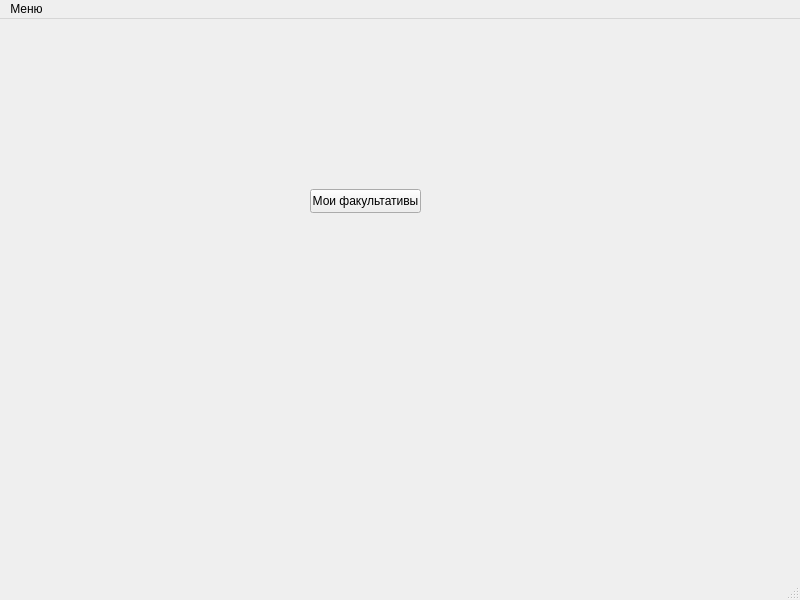
<?xml version="1.0" encoding="UTF-8"?>
<ui version="4.0">
 <class>TeacherWindow</class>
 <widget class="QMainWindow" name="TeacherWindow">
  <property name="geometry">
   <rect>
    <x>0</x>
    <y>0</y>
    <width>800</width>
    <height>600</height>
   </rect>
  </property>
  <property name="windowTitle">
   <string>TeacherWindow</string>
  </property>
  <widget class="QWidget" name="centralwidget">
   <widget class="QPushButton" name="pushButton">
    <property name="geometry">
     <rect>
      <x>310</x>
      <y>170</y>
      <width>111</width>
      <height>24</height>
     </rect>
    </property>
    <property name="text">
     <string>Мои факультативы</string>
    </property>
   </widget>
  </widget>
  <widget class="QMenuBar" name="menubar">
   <property name="geometry">
    <rect>
     <x>0</x>
     <y>0</y>
     <width>800</width>
     <height>21</height>
    </rect>
   </property>
   <widget class="QMenu" name="menu">
    <property name="title">
     <string>Меню</string>
    </property>
    <addaction name="actionChangeUser"/>
   </widget>
   <addaction name="menu"/>
  </widget>
  <widget class="QStatusBar" name="statusbar"/>
  <action name="actionChangeUser">
   <property name="text">
    <string>Сменить пользователя</string>
   </property>
  </action>
 </widget>
 <resources/>
 <connections/>
</ui>
